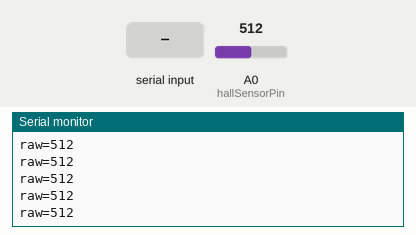
This sketch was run on a simulated Arduino Uno, built with avr-gcc and run on an emulated ATmega328P. Parts: the last lines printed to the serial monitor. The test bench sets the inputs (shaded band); at power-on: A0 (hallSensorPin) = 512. EEPROM starts erased.

Above: at 1.6 s.
1.7 s: "c\n" received over Serial
At 1.99 s:
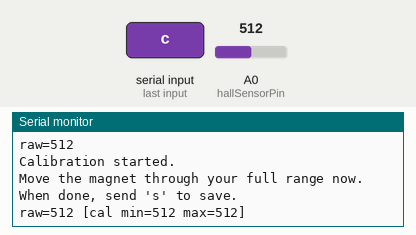
3.2 s: byte 115 ('s') received over Serial
At 3.59 s:
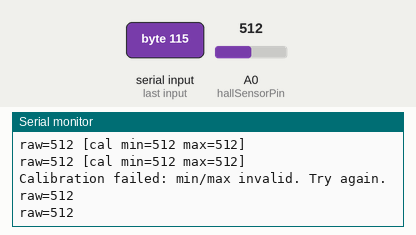
4.7 s: byte 112 ('p') received over Serial
At 4.82 s:
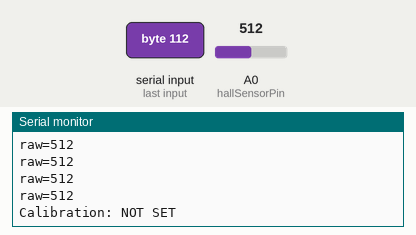
6.2 s: byte 120 ('x') received over Serial
7.7 s: "s\n" received over Serial
At 7.82 s:
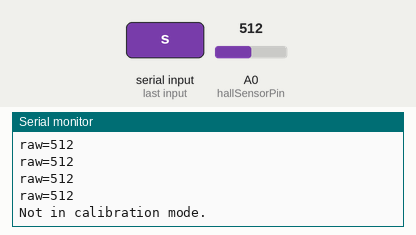
9.2 s: A0 (hallSensorPin) set to 716
At 9.39 s:
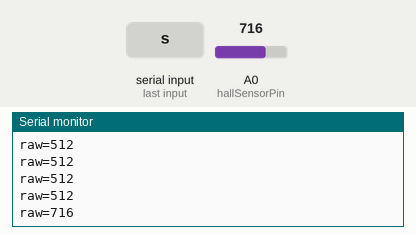

Measured:
- after the input at 1.7 s, the serial monitor: prints a new line at once (image 1)
- after the input at 3.2 s, the serial monitor: prints a new line at once (image 2)
- after the input at 4.7 s, the serial monitor: prints a new line at once (image 3)
- after the input at 7.7 s, the serial monitor: prints a new line at once (image 4)
- after the input at 9.2 s, the serial monitor: prints a new line at once (image 5)

The sketch:

13_hall_sensor.ino
```cpp
/*
  Hall sensor calibration helper with EEPROM persistence.

  What this sketch does:
  - Reads hall sensor on A0.
  - Guides user through calibration over Serial Monitor.
  - Stores min/max values in EEPROM so they survive reset.

  Serial commands:
  - c : start calibration mode
  - s : stop calibration and save min/max
  - p : print current calibration
  - x : clear saved calibration
  - h : print help
*/

#include <EEPROM.h>

const int hallSensorPin = A0;

const int EEPROM_ADDR = 0;
const uint16_t EEPROM_MAGIC = 0xBEEF;

struct HallCalibration
{
  uint16_t magic;
  int minVal;
  int maxVal;
};

HallCalibration cal = {0, 1023, 0};
bool isCalibrating = false;
unsigned long lastPrintMs = 0;

void printHelp()
{
  Serial.println();
  Serial.println("Hall Sensor Calibration Commands:");
  Serial.println("  c = start calibration");
  Serial.println("  s = stop calibration + save to EEPROM");
  Serial.println("  p = print calibration");
  Serial.println("  x = clear saved calibration");
  Serial.println("  h = help");
  Serial.println();
}

void printCalibration()
{
  if (cal.magic != EEPROM_MAGIC)
  {
    Serial.println("Calibration: NOT SET");
    return;
  }

  Serial.print("Calibration min=");
  Serial.print(cal.minVal);
  Serial.print(" max=");
  Serial.println(cal.maxVal);
}

void loadCalibration()
{
  EEPROM.get(EEPROM_ADDR, cal);
  if (cal.magic != EEPROM_MAGIC || cal.minVal >= cal.maxVal)
  {
    cal.magic = 0;
    cal.minVal = 1023;
    cal.maxVal = 0;
    Serial.println("No valid saved calibration found.");
  }
  else
  {
    Serial.println("Loaded calibration from EEPROM.");
    printCalibration();
  }
}

void saveCalibration()
{
  cal.magic = EEPROM_MAGIC;
  EEPROM.put(EEPROM_ADDR, cal);
  Serial.println("Calibration saved to EEPROM.");
  printCalibration();
}

void clearCalibration()
{
  HallCalibration blank = {0, 1023, 0};
  EEPROM.put(EEPROM_ADDR, blank);
  cal = blank;
  Serial.println("Calibration cleared.");
}

void startCalibration()
{
  isCalibrating = true;
  cal.minVal = 1023;
  cal.maxVal = 0;

  Serial.println();
  Serial.println("Calibration started.");
  Serial.println("Move the magnet through your full range now.");
  Serial.println("When done, send 's' to save.");
}

void stopCalibrationAndSave()
{
  if (!isCalibrating)
  {
    Serial.println("Not in calibration mode.");
    return;
  }

  isCalibrating = false;

  if (cal.minVal >= cal.maxVal)
  {
    Serial.println("Calibration failed: min/max invalid. Try again.");
    return;
  }

  saveCalibration();
}

int normalizeToPercent(int rawValue)
{
  if (cal.magic != EEPROM_MAGIC || cal.maxVal <= cal.minVal)
  {
    return -1;
  }

  long mapped = map(rawValue, cal.minVal, cal.maxVal, 0, 100);
  if (mapped < 0)
  {
    mapped = 0;
  }
  if (mapped > 100)
  {
    mapped = 100;
  }
  return (int)mapped;
}

void handleSerial()
{
  while (Serial.available() > 0)
  {
    char cmd = (char)Serial.read();

    if (cmd == '\n' || cmd == '\r')
    {
      continue;
    }

    if (cmd == 'c')
    {
      startCalibration();
    }
    else if (cmd == 's')
    {
      stopCalibrationAndSave();
    }
    else if (cmd == 'p')
    {
      printCalibration();
    }
    else if (cmd == 'x')
    {
      clearCalibration();
    }
    else if (cmd == 'h')
    {
      printHelp();
    }
    else
    {
      Serial.print("Unknown command: ");
      Serial.println(cmd);
      printHelp();
    }
  }
}

void setup()
{
  Serial.begin(9600);
  pinMode(hallSensorPin, INPUT);

  delay(250);
  Serial.println("Hall Sensor Calibration Tool");
  loadCalibration();
  printHelp();
}

void loop()
{
  handleSerial();

  int sensorValue = analogRead(hallSensorPin);

  if (isCalibrating)
  {
    if (sensorValue < cal.minVal)
    {
      cal.minVal = sensorValue;
    }
    if (sensorValue > cal.maxVal)
    {
      cal.maxVal = sensorValue;
    }
  }

  unsigned long now = millis();
  if (now - lastPrintMs >= 200)
  {
    lastPrintMs = now;

    Serial.print("raw=");
    Serial.print(sensorValue);

    int pct = normalizeToPercent(sensorValue);
    if (pct >= 0)
    {
      Serial.print(" pct=");
      Serial.print(pct);
    }

    if (isCalibrating)
    {
      Serial.print(" [cal min=");
      Serial.print(cal.minVal);
      Serial.print(" max=");
      Serial.print(cal.maxVal);
      Serial.print("]");
    }

    Serial.println();
  }
}
```
